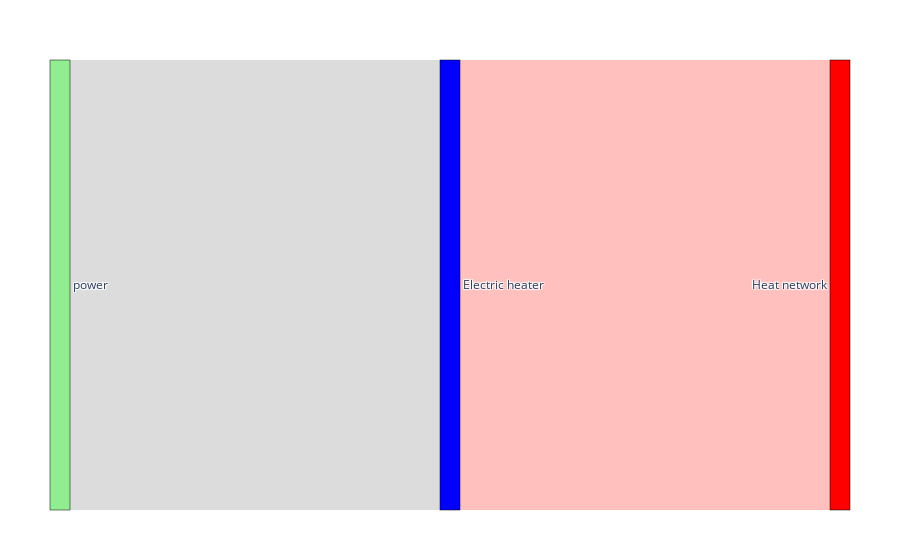

Notebook source saved alongside this figure:
### Markdown cell above
Auxiliary **electric heating** (ideal heat source)

### Code cell
eh_in = [Resource(t=power,r=[1000])]
eh_heat = [Heat(q=1000,Ts=1273,Tt=1272)]
eh = Tech(n="Electric heater",i=eh_in,h=eh_heat)
vivi_sankey(eh,valueIndex=1) # printing the energy balance in HHV basis

### Figure 1 — Plotly figure (JSON) as saved in the notebook; plotly's stock layout.template omitted (floating-point values rounded to 4 significant figures)
{"data": [{"link": {"color": ["rgba(186,186,186,0.5)", "rgba(255,129,127,0.5)", "rgba(255,129,127,0.5)"], "source": [1, 2, 0], "target": [0, 0, 2], "value": [1000, 0, 1000]}, "node": {"color": ["blue", "#90EE90", "red"], "label": ["Electric heater", "power", "Heat network"], "line": {"color": "black", "width": 0.5}, "pad": 15, "thickness": 20}, "type": "sankey"}], "layout": {"margin": {"b": 50, "l": 50, "r": 50, "t": 60}}}
